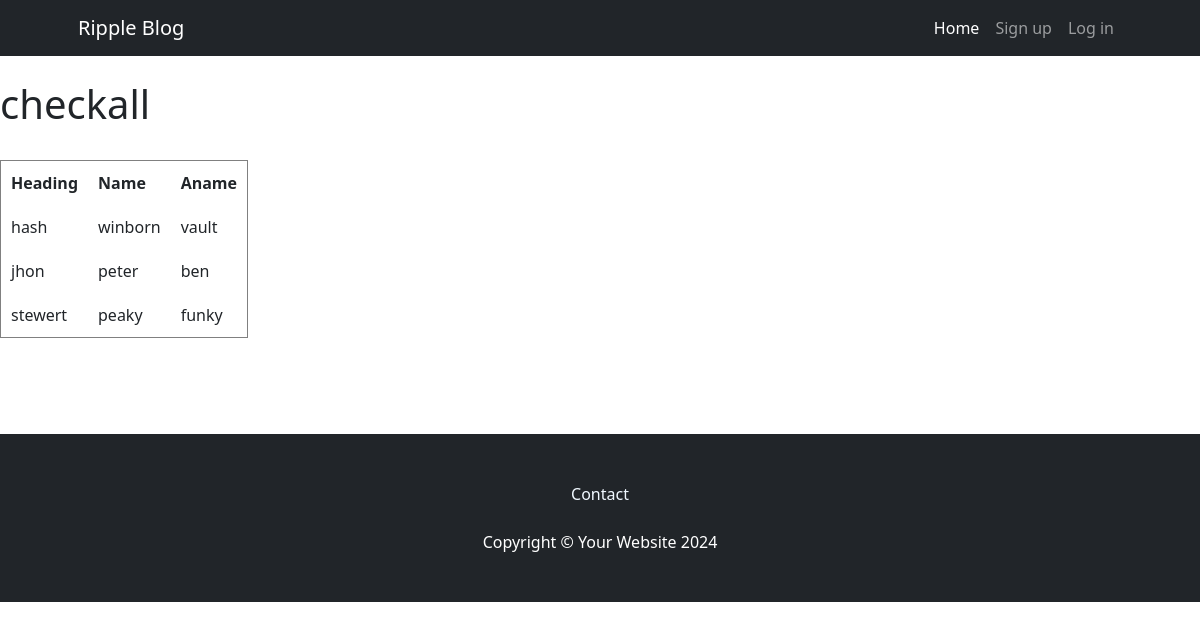
Screenshot of /checkall with the database file from the repository.
### blog/models.py (models this page shows, shortened)
class crew(models.Model):
    title=models.CharField(max_length=200,blank=True,null=True)
    title2=models.CharField(max_length=200,blank=True,null=True)
    title3=models.CharField(max_length=200,blank=True,null=True)

### blog/views.py (the view)
# urls.py: path('checkall',checkall,name="checkall"),
def checkall(request):
    context={
    "all_check" : crew.objects.all()
    }
    return render(request,'checkall.html',context)

### blog/templates/checkall.html (shortened to what this page needs)
{% extends 'base.html' %}
{% load crispy_forms_tags %}
{% block body %}
{% include 'nav2.html' %}
<br>
<h1>checkall</h1>
<br>
<table>
    <thead>
        <tr>
            <th>Heading</th>
            <th>Name</th>
            <th>Aname</th>
        </tr>
    </thead>
    <tbody>
        {% for check in all_check %}
        <tr>
            <td>{{check.title}}</td>
            <td>{{check.title2}}</td>
            <td>{{check.title3}}</td>
        </tr>
        {% endfor %}
    </tbody>
</table>
<br>
<br>
<br>
<br>
{% include 'footer.html' %}
{% endblock %}

### blog/templates/base.html (style rules this page uses)
table,th,td,tr { border: 1px solid gray; padding: 10px; }

### rows the page displays
crew: title "hash", title2 "winborn", title3 "vault"
crew: title "jhon", title2 "peter", title3 "ben"
crew: title "stewert", title2 "peaky", title3 "funky"
